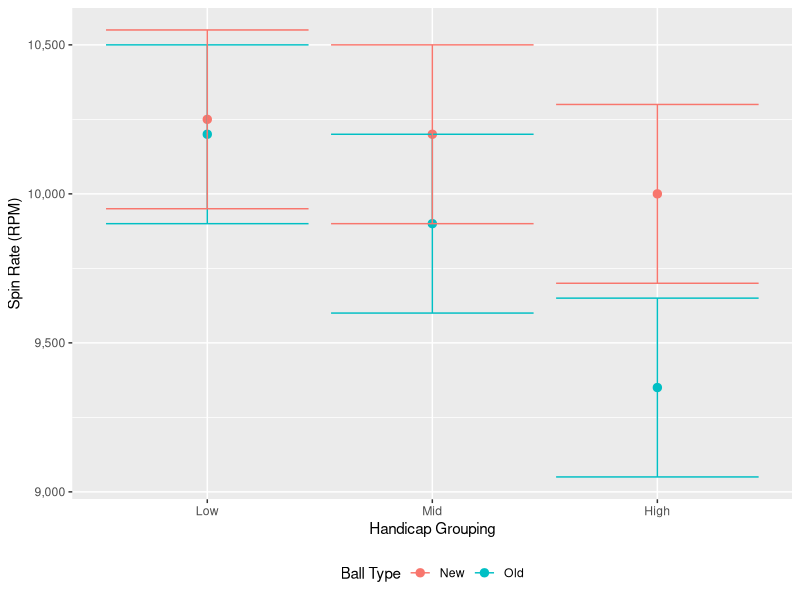

Source code (R):
#------------------------------------------
# This script sets out to produce a graphic
# of the hypothesised relationship discussed
# in the assignment
#------------------------------------------

#--------------------------------------
# Author: Trent Henderson, 14 June 2021
#--------------------------------------

library(dplyr)
library(ggplot2)
library(scales)
library(Cairo)

# Simulate data

stderror <- 150

tmp <- data.frame(ball = c("Old", "New", "Old", "New", "Old", "New"),
                  handicap = c("Low", "Low", "Mid", "Mid", "High", "High"),
                  spinrate = c(10200,10250,9900,10200,9350,10000)) %>%
  mutate(handicap = factor(handicap, levels = c("Low", "Mid", "High"))) %>%
  mutate(lower = spinrate-(2*stderror),
         upper = spinrate+(2*stderror))

# Draw graphic

CairoPNG("olet5402/images/expectations.png", 400, 250)
p <- tmp %>%
  ggplot(aes(x = handicap, y = spinrate, colour = ball)) +
  geom_point(size = 2.5) +
  geom_errorbar(aes(ymin = lower, ymax = upper)) +
  labs(x = "Handicap Grouping",
       y = "Spin Rate (RPM)",
       colour = "Ball Type") +
  scale_y_continuous(labels = comma) +
  theme(legend.position = "bottom",
        legend.key = element_rect(fill = NA))
print(p)
dev.off()
